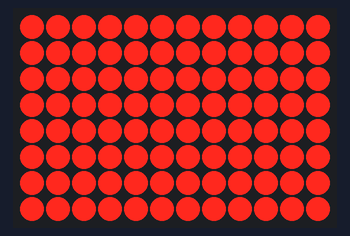
Bench run of a sketch on a simulated Arduino Uno R4 WiFi. On the bench: 12×8 LED matrix.

Above: at 0.1 s.
At 6.6 s:
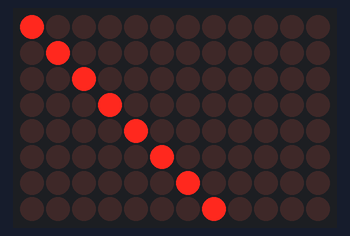
At 10.6 s:
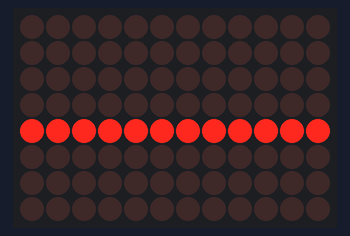
At 17.9 s:
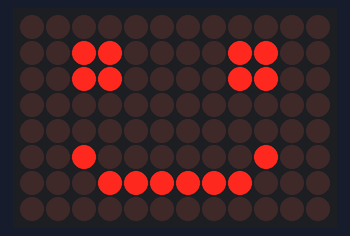
At 26.1 s:
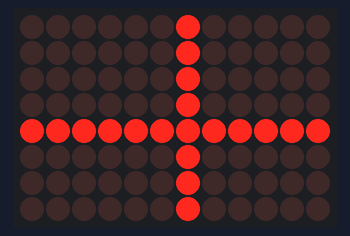
At 38.4 s:
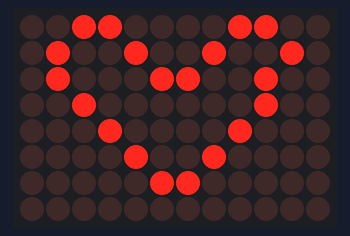

The sketch:

Basic.ino
```cpp
// Basic ON/OFF LED Matrix
#include <Arduino_LED_Matrix.h>

// Create an instance of the LED matrix
ArduinoLEDMatrix matrix;

// The dimensions of the array
const int MATRIX_ROWS = 8;
const int MATRIX_COLS = 12;
const int DELAY = 500;   // This is how long to wait before redrawing the next thing

void setup() {
  // Initialize the matrix
  matrix.begin();
}

void clear_pixels(uint8_t pixels[]){
  // Turn off all LEDs
  for (int row = 0; row < MATRIX_ROWS; row++) {
    for (int col = 0; col < MATRIX_COLS; col++) {
      pixels[row * MATRIX_COLS + col] = 0; // Turn off the pixel
    }
  }
  matrix.loadPixels(pixels, MATRIX_ROWS * MATRIX_COLS); // Update the display
}

void loop() {

 // This represents the LED Matrix
 uint8_t pixels[MATRIX_ROWS * MATRIX_COLS];

 // Turn on all LEDs
  for (int row = 0; row < MATRIX_ROWS; row++) {
    for (int col = 0; col < MATRIX_COLS; col++) {
      pixels[row * MATRIX_COLS + col] = 1; // Turn on the pixel
    }
  }
  matrix.loadPixels(pixels, MATRIX_ROWS * MATRIX_COLS); // Update the display
  delay(DELAY);    // Wait for DELAY

  clear_pixels(pixels);
  // no delay needed

  // TRY THIS
  // 1. Can you write loops to make the middle row only light up?
  for (int row = 0; row < MATRIX_ROWS; row++) {
    for (int col = 0; col < MATRIX_COLS; col++) {
      if (row == MATRIX_ROWS / 2){
        pixels[row * MATRIX_COLS + col] = 1; // Turn on the pixel
      }
    }
  }
  matrix.loadPixels(pixels, MATRIX_ROWS * MATRIX_COLS); // Update the display
  delay(DELAY);    // Wait for DELAY

  // 2. Can you write loops to make the middle column light up?
  // 3. Can you combine 1 and 2 and make a + sign?
  for (int row = 0; row < MATRIX_ROWS; row++) {
    for (int col = 0; col < MATRIX_COLS; col++) {
      if (col == MATRIX_COLS / 2){
        pixels[row * MATRIX_COLS + col] = 1; // Turn on the pixel
      }
    }
  }
  matrix.loadPixels(pixels, MATRIX_ROWS * MATRIX_COLS); // Update the display
  delay(DELAY);    // Wait for DELAY
  clear_pixels(pixels);

  // 4. How do you make the diagonal light up?
  for (int row = 0; row < MATRIX_ROWS; row++) {
    for (int col = 0; col < MATRIX_COLS; col++) {
      if (col == row){
        pixels[row * MATRIX_COLS + col] = 1; // Turn on the pixel
      }
    }
  }
  matrix.loadPixels(pixels, MATRIX_ROWS * MATRIX_COLS); // Update the display
  delay(DELAY);    // Wait for DELAY
  clear_pixels(pixels);

  // 5. (advanced) Can you make a line move across the matrix?
  // The trick is to write the first column, then loop through the rest
  for (int col = 0; col < MATRIX_COLS; col++) {
    pixels[0 * MATRIX_COLS + col] = 1; // Turn on the pixel
  }
  matrix.loadPixels(pixels, MATRIX_ROWS * MATRIX_COLS); // Update the display
  delay(100);    // We'll go faster to show the animation
  // we wrote the first one already, start at the second
  for (int row = 1; row < MATRIX_ROWS; row++) {
    for (int col = 0; col < MATRIX_COLS; col++) {
      pixels[(row-1) * MATRIX_COLS + col] = 0; // Turn off the previous pixel
      pixels[row * MATRIX_COLS + col] = 1; // Turn on the pixel
    }
    // have to write it out each time
    matrix.loadPixels(pixels, MATRIX_ROWS * MATRIX_COLS); // Update the display
    delay(100);    // We'll go faster to show the animation
  }

  // Define frames
  uint8_t happy[] = {
    0, 0, 0, 0, 0, 0, 0, 0, 0, 0, 0, 0,
    0, 0, 1, 1, 0, 0, 0, 0, 1, 1, 0, 0,
    0, 0, 1, 1, 0, 0, 0, 0, 1, 1, 0, 0,
    0, 0, 0, 0, 0, 0, 0, 0, 0, 0, 0, 0,
    0, 0, 0, 0, 0, 0, 0, 0, 0, 0, 0, 0,
    0, 0, 1, 0, 0, 0, 0, 0, 0, 1, 0, 0,
    0, 0, 0, 1, 1, 1, 1, 1, 1, 0, 0, 0,
    0, 0, 0, 0, 0, 0, 0, 0, 0, 0, 0, 0
  };

  uint8_t heart[] = {
    0, 0, 1, 1, 0, 0, 0, 0, 1, 1, 0, 0,
    0, 1, 0, 0, 1, 0, 0, 1, 0, 0, 1, 0,
    0, 1, 0, 0, 0, 1, 1, 0, 0, 1, 0, 0,
    0, 0, 1, 0, 0, 0, 0, 0, 0, 1, 0, 0,
    0, 0, 0, 1, 0, 0, 0, 0, 1, 0, 0, 0,
    0, 0, 0, 0, 1, 0, 0, 1, 0, 0, 0, 0,
    0, 0, 0, 0, 0, 1, 1, 0, 0, 0, 0, 0,
    0, 0, 0, 0, 0, 0, 0, 0, 0, 0, 0, 0
  };

  // Display happy face
  matrix.loadPixels(happy, MATRIX_ROWS * MATRIX_COLS);
  delay(DELAY); // Wait for DELAY

  // Display heart
  matrix.loadPixels(heart, MATRIX_ROWS * MATRIX_COLS);
  delay(DELAY); // Wait for DELAY

  // TRY THIS
  // 1. Create your own shape!
  // 2. (advanced) Can you make your shape moved across the matrix
  //    without manually setting the matrix (hint: use loops like above)

  // I am going to use the heart
    uint8_t myheart[] = {
    0, 0, 1, 1, 0, 0, 0, 0, 1, 1, 0, 0,
    0, 1, 0, 0, 1, 0, 0, 1, 0, 0, 1, 0,
    0, 1, 0, 0, 0, 1, 1, 0, 0, 1, 0, 0,
    0, 0, 1, 0, 0, 0, 0, 0, 0, 1, 0, 0,
    0, 0, 0, 1, 0, 0, 0, 0, 1, 0, 0, 0,
    0, 0, 0, 0, 1, 0, 0, 1, 0, 0, 0, 0,
    0, 0, 0, 0, 0, 1, 1, 0, 0, 0, 0, 0,
    0, 0, 0, 0, 0, 0, 0, 0, 0, 0, 0, 0
  };

  for (int iter = 0; iter < MATRIX_COLS; iter++) {
    for (int row = 0; row < MATRIX_ROWS; row++) {
      // First column has to rollove from last one
      myheart[row * MATRIX_COLS] = myheart[(row+1) * MATRIX_COLS - 1];
      // Count cols down instead of up so we can pull from the left
      for (int col = MATRIX_COLS; col > 0; col--) {
          myheart[row * MATRIX_COLS + col] = myheart[row * MATRIX_COLS + (col-1)]; // Turn on the pixel
      }
    }
    matrix.loadPixels(myheart, MATRIX_ROWS * MATRIX_COLS); // Update the display
    delay(100);    // Wait for DELAY
  }

  clear_pixels(pixels);
}
```

Measured:
- what the display in image 1 shows lasts 0.5 s, from 6.5 s to 7.0 s
